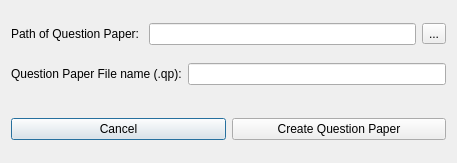
<?xml version="1.0" encoding="UTF-8"?>
<ui version="4.0">
 <class>NewQPDialog</class>
 <widget class="QDialog" name="NewQPDialog">
  <property name="geometry">
   <rect>
    <x>0</x>
    <y>0</y>
    <width>457</width>
    <height>163</height>
   </rect>
  </property>
  <property name="windowTitle">
   <string>Create new QP</string>
  </property>
  <layout class="QVBoxLayout" name="verticalLayout">
   <item>
    <layout class="QHBoxLayout" name="horizontalLayout">
     <property name="sizeConstraint">
      <enum>QLayout::SetDefaultConstraint</enum>
     </property>
     <item>
      <widget class="QLabel" name="label">
       <property name="text">
        <string>Path of Question Paper: </string>
       </property>
      </widget>
     </item>
     <item>
      <widget class="QLineEdit" name="qp_path_line_edit"/>
     </item>
     <item>
      <widget class="QToolButton" name="qp_path_tool_button">
       <property name="text">
        <string>...</string>
       </property>
      </widget>
     </item>
    </layout>
   </item>
   <item>
    <layout class="QHBoxLayout" name="horizontalLayout_2">
     <property name="bottomMargin">
      <number>10</number>
     </property>
     <item>
      <widget class="QLabel" name="label_2">
       <property name="text">
        <string>Question Paper File name (.qp):</string>
       </property>
      </widget>
     </item>
     <item>
      <widget class="QLineEdit" name="qp_filename_line_edit"/>
     </item>
    </layout>
   </item>
   <item>
    <layout class="QHBoxLayout" name="horizontalLayout_3">
     <property name="topMargin">
      <number>5</number>
     </property>
     <item>
      <widget class="QPushButton" name="cancel_push_button">
       <property name="text">
        <string>Cancel</string>
       </property>
      </widget>
     </item>
     <item>
      <widget class="QPushButton" name="create_qp_push_button">
       <property name="text">
        <string>Create Question Paper</string>
       </property>
      </widget>
     </item>
    </layout>
   </item>
  </layout>
 </widget>
 <resources/>
 <connections/>
</ui>
